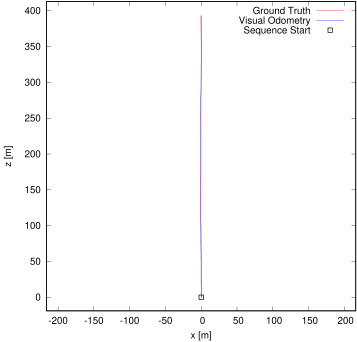

Reproduce this figure in gnuplot.
set term postscript eps enhanced color
set output "04.eps"
set size ratio -1
set xrange [-216:216]
set yrange [-19:413]
set xlabel "x [m]"
set ylabel "z [m]"
plot "sub04.txt" using 1:2 lc rgb "#FF0000" title 'Ground Truth' w lines,"sub04.txt" using 3:4 lc rgb "#0000FF" title 'Visual Odometry' w lines,"< head -1 sub04.txt" using 1:2 lc rgb "#000000" pt 4 ps 1 lw 2 title 'Sequence Start' w points
